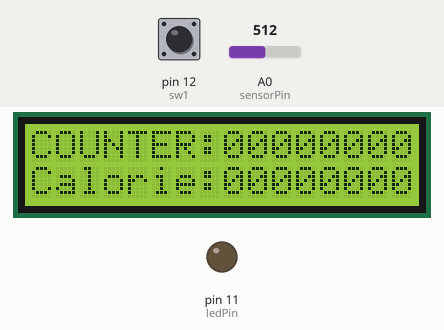
Bench run of a sketch on a simulated Arduino Uno, built with avr-gcc and run on an emulated ATmega328P. Shown: 16×2 character LCD, output pins drawn as LEDs (lit = HIGH). The test bench sets the inputs (shaded band); at power-on: A0 (sensorPin) = 512, pin 12 (sw1) HIGH. Pins used as bus, display or sensor lines are not drawn; what the sketch prints to the serial monitor is not drawn.

Above: at 2.2 s.
2.3 s: A0 (sensorPin) set to 583
5.5 s: A0 (sensorPin) set to 608
At 8.1 s:
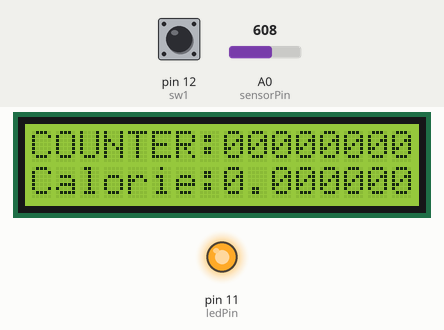
12.8 s: pin 12 (sw1) pulled LOW for 2.8 s
At 15.2 s:
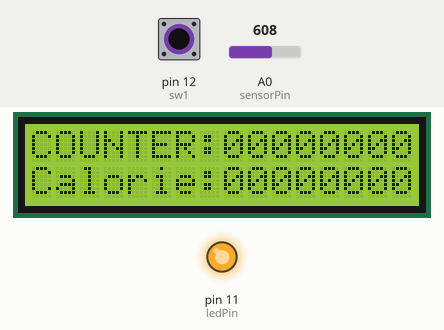
Timing chart, 0 to 16.7 s (numbered marks = the images above; inputs shaded):
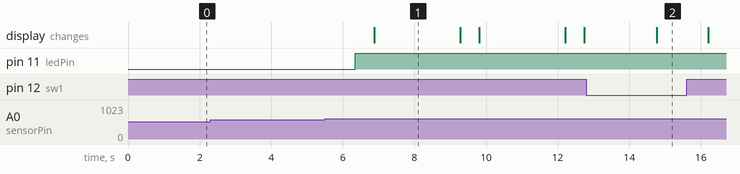

The sketch:

3_arduino_sos_code.ino
```cpp
int sensorPin = A0;
int ledPin = 11;
int sensorValue = 0;
int count = 0;
int sw1 = 12;
int NSP = 255;
int val ;

#include <Wire.h> //LCD 라이브러리
#include <LiquidCrystal_I2C.h>
LiquidCrystal_I2C lcd(0x27,16,2); //LCD 라이브러리

#include <SoftwareSerial.h> //HC_06라이브러리
SoftwareSerial mySerial(2,3); //HC_06라이브러리

void setup() {
  Serial.begin(9600); //9600 PC시리얼 모니터 통신
  mySerial.begin(9600);//아두이노-블루투스모듈간 통신

  lcd.init(); //LCD시작
  lcd.backlight(); //LCD백라이트 켜기
  lcd.setCursor(0,0); //LCD 1번째 줄에
  lcd.print("COUNTER:00000000"); //제목을 출력
  lcd.setCursor(0,1); //LCD 2번째 줄에
  lcd.print("Calorie:00000000"); //제목을 출력

  pinMode(ledPin, OUTPUT); //LED 출력
  pinMode(sw1, INPUT); //스위치 입력
  pinMode(10,OUTPUT); //DC모터 출력

  analogWrite(10, 0); //DC모터 정지
  delay(1000); // 지연시간
}

void loop() {
  float cal = count*0.29; //근접센서 코드
  sensorValue = analogRead(sensorPin);
  Serial.println(sensorValue); //시리얼 모니터 출력
  delay(400); // 지연시간
  if(sensorValue>600)
  {
    digitalWrite(ledPin, HIGH);
  }
  else
    digitalWrite(ledPin, LOW); //근접센서 코드

 if(digitalRead(11) == HIGH){
    lcd.setCursor(8,0); //LCD 1번째 줄에
    lcd.print(count); //count값 출력
    delay(500);  //지연시간
    count++;  //count1씩증가
    lcd.setCursor(8,1); //LCD 2번째 줄에
    lcd.print(cal); //cal값 출력
    }

 if(count>2) //count가 조건값이 되면
 {
 analogWrite(10, NSP); //DC모터 if문 조건값 만족시 실행
 }
 else{
 analogWrite(10,LOW); //DC모터 조건 불충족시 정지
 }

 mySerial.print("카운트"); //앱인벤터 카운터 출력
 mySerial.print(count);//앱인벤터 카운터값 출력
 mySerial.print("칼로리"); //앱인벤터 칼로리 출력
 mySerial.print(cal); //앱인벤터 칼로리값 출력
 delay(2000); // 지연시간

if(digitalRead(sw1) == LOW) //스위치가 눌리면
    {
    lcd.setCursor(0,0); //LCD 1번째 줄에
    lcd.print("COUNTER:00000000"); //제목을 출력
    lcd.setCursor(0,1); //LCD 2번째 줄에
    lcd.print("Calorie:00000000"); //제목을 출력
    lcd.setCursor(8,0); //LCD 1번째 줄에
    lcd.print(count = 0); //count 0으로 초기화
    delay(500);  //지연시간
    lcd.setCursor(8,1); //LCD 2번째 줄에
    lcd.print(count = 0); //count 0으로 초기화
    }
}
```

Measured:
- the behaviour switches between 600 and 601 on A0 (sensorPin) (found by bisection; images 0 and 1)
- after the input at 2.3 s, every drawn part: stays the same
- after the input at 5.5 s, pin 11 (ledPin): LOW → HIGH after 0.85 s; the display: changes after 1.4 s (image 1)
- what the display in image 1 shows lasts 2.4 s, from 6.9 s to 9.3 s
